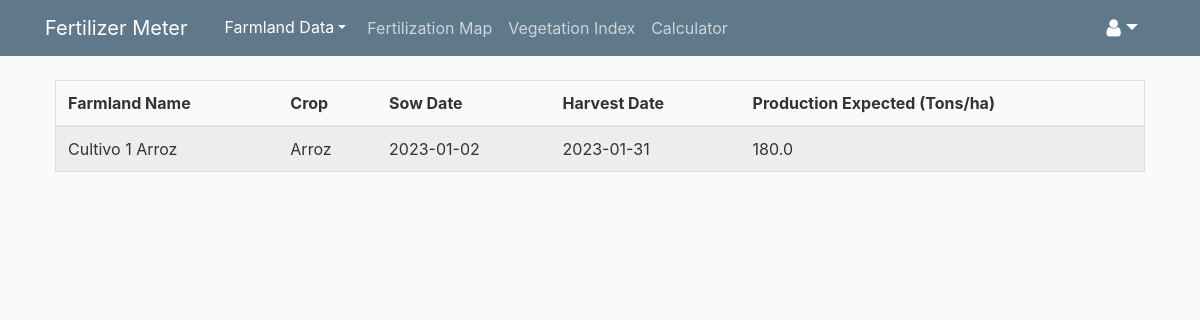
/farmlandlist (signed in), run on an earlier commit of the app's database.
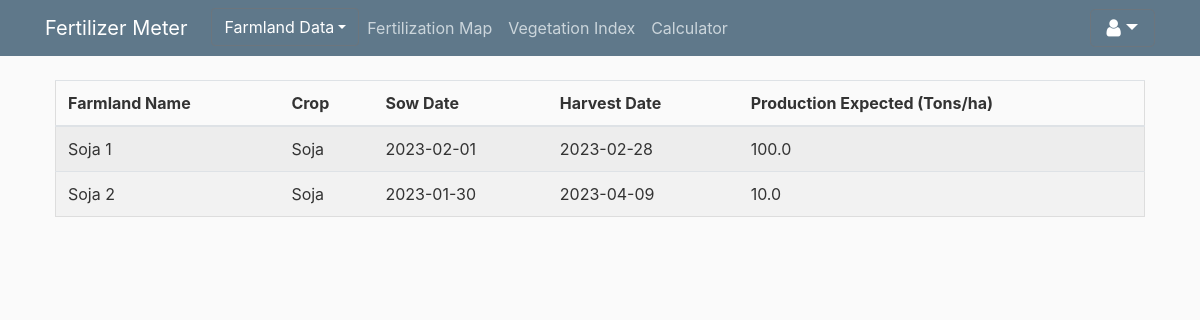
And on a later commit of the database.
### WebApp/models.py (models this page shows, shortened)
class Farmland(db.Model):
    __tablename__ = 'farmlands'
    id = db.Column(db.Integer, primary_key=True)
    name = db.Column(db.String(50), unique=True, nullable=False)
    croptype_id = db.Column(db.Integer, db.ForeignKey('crops.id'))
    sow_date = db.Column(db.Date)
    harvest_date = db.Column(db.Date)
    product_expected = db.Column(db.Float)
    coordinates = db.Column(db.String(200), unique=True, nullable=False)
    historicalfarmlands = db.relationship('HistoricFarmland', backref='farmland', lazy=True)
    soilfarmlands = db.relationship('SoilFarmland', backref='farmland', lazy=True)

class Crop(db.Model):
    __tablename__ = 'crops'
    id = db.Column(db.Integer, primary_key=True)
    description = db.Column(db.String(20), unique=True, nullable=False)
    farmlands = db.relationship('Farmland', backref='crop', lazy=True)

### WebApp/routes.py (the view)
@main.route("/farmlandlist")
@login_required
def land_selection():
    lands = db.session.query(Farmland).join(Crop).add_columns(Farmland.id, Farmland.name, Crop.description, Farmland.sow_date, Farmland.harvest_date, Farmland.product_expected, Farmland.coordinates).filter(Farmland.croptype_id == Crop.id)
    return render_template('land_selection.html', title='Farmland List', lands=lands)

### WebApp/models.py (called while the page is built)
@login_manager.user_loader
def load_user(user_id):
    return User.query.get(int(user_id))

### WebApp/templates/land_selection.html (shortened to what this page needs)
{% extends "layout.html" %}
{% block content %}
  <table id="data" class="table table-striped">
    <thead>
      <tr>
        <th>Farmland Name</th>
        <th>Crop</th>
        <th>Sow Date</th>
        <th>Harvest Date</th>
        <th>Production Expected (Tons/ha)</th>
      </tr>
    </thead>
    <tbody>
      {% for land in lands %}
        <tr>
          <td>{{ land.name }}</td>
          <td>{{ land.description }}</td>
          <td>{{ land.sow_date }}</td>
          <td>{{ land.harvest_date }}</td>
          <td>{{ land.product_expected }}</td>
        </tr>
      {% endfor %}
    </tbody>
  </table>
{% endblock %}

### WebApp/templates/layout.html (shortened to what this page needs)
<html>
<head>
    <link rel="stylesheet" href="https://maxcdn.bootstrapcdn.com/bootstrap/4.0.0/css/bootstrap.min.css">
    <link rel="stylesheet" type="text/css" href="{{ url_for('static', filename='main.css') }}">
    <link rel="stylesheet" type="text/css" href="https://cdn.datatables.net/1.10.25/css/dataTables.bootstrap5.css">
    <link rel="stylesheet" href="https://unpkg.com/leaflet@1.9.3/dist/leaflet.css"/>
    <link rel="stylesheet" href="https://unpkg.com/@geoman-io/leaflet-geoman-free@latest/dist/leaflet-geoman.css" />
    <link rel="stylesheet" href="https://cdnjs.cloudflare.com/ajax/libs/Leaflet.awesome-markers/2.0.2/leaflet.awesome-markers.css"/>
    <link rel="stylesheet" href="https://cdn.jsdelivr.net/gh/python-visualization/folium/folium/templates/leaflet.awesome.rotate.min.css"/>
    <link rel="stylesheet" href="https://maxcdn.bootstrapcdn.com/font-awesome/4.6.3/css/font-awesome.min.css"/>
    <link rel="stylesheet" href="https://cdnjs.cloudflare.com/ajax/libs/leaflet.draw/1.0.2/leaflet.draw.css"/>
    <link rel="stylesheet" href="https://unpkg.com/leaflet-control-geocoder/dist/Control.Geocoder.css"/>
</head>
<body>
    <header class="site-header">
      <nav class="navbar navbar-expand-md navbar-dark bg-steel fixed-top">
        <div class="container">
          <a class="navbar-brand mr-4" href="/">Fertilizer Meter</a>
          <div class="collapse navbar-collapse" id="navbarToggle">
            <div class="navbar-nav mr-auto">
              {% if current_user.is_authenticated %}
                  <div class="dropdown">
                      <button class="btn btn-secondary dropdown-toggle" type="button" id="dropdownMenuButton" data-toggle="dropdown" aria-expanded="true">Farmland Data</button>
                  </div>
                  <a class="nav-item nav-link" href="{{ url_for('main.fertilizer_maps') }}">Fertilization Map</a>
                  <a class="nav-item nav-link" href="{{ url_for('main.maps') }}">Vegetation Index</a>
                  <a class="nav-item nav-link" href="{{ url_for('main.calculator') }}">Calculator</a>
              {% endif %}
            </div>
            <div class="dropdown">
                <button class="btn btn-secondary btn-lg dropdown-toggle" type="button" id="dropdownMenuButton" data-toggle="dropdown" aria-haspopup="true" aria-expanded="false"><i class="fa fa-user"></i></button>
            </div>
          </div>
        </div>
      </nav>
    </header>
    <main role="main" class="container">
      <div class="row">
        <div class="col-md-12">
          {% block content %}{% endblock %}
        </div>
      </div>
    </main>
</body>
</html>

### WebApp/static/main.css (style rules this page uses)
body { background: #fafafa; color: #333333; margin-top: 5rem; }
.bg-steel { background-color: #5f788a; }
.site-header .navbar-nav .nav-link { color: #cbd5db; }
* { box-sizing: border-box; }
.row { margin-left:-5px; margin-right:-5px; }
.row::after { content: ""; clear: both; display: table; }
table { border-collapse: collapse; border-spacing: 0; width: 100%; border: 1px solid #ddd; }
th, td { text-align: left; padding: 16px; }
tr:nth-child(even) { background-color: #f2f2f2; }
#dropdownMenuButton { background-color: #5f788a; }

What changed in the data, as far as the page shows it:
changed Farmland: name "Cultivo 1 Arroz" → "Soja 1"; description "Arroz" → "Soja"; sow_date "2023-01-02" → "2023-02-01"; harvest_date "2023-01-31" → "2023-02-28"; product_expected "180.0" → "100.0"
added Farmland: name "Soja 2", description "Soja", sow_date "2023-01-30", harvest_date "2023-04-09", product_expected "10.0"
